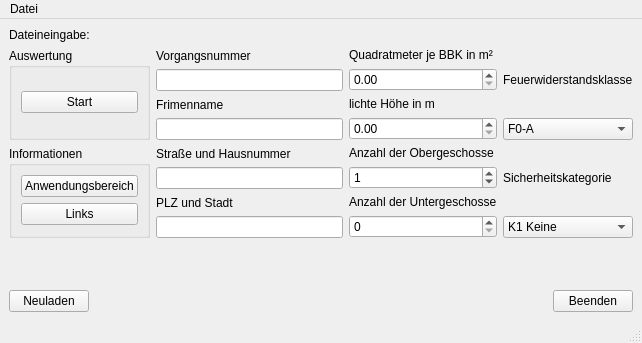
<?xml version="1.0" encoding="UTF-8"?>
<ui version="4.0">
 <class>MainWindow</class>
 <widget class="QMainWindow" name="MainWindow">
  <property name="geometry">
   <rect>
    <x>0</x>
    <y>0</y>
    <width>642</width>
    <height>343</height>
   </rect>
  </property>
  <property name="minimumSize">
   <size>
    <width>624</width>
    <height>343</height>
   </size>
  </property>
  <property name="windowTitle">
   <string>Industriebaurichtlinie 2015</string>
  </property>
  <widget class="QWidget" name="centralwidget">
   <layout class="QVBoxLayout" name="verticalLayout_2">
    <item>
     <widget class="QLabel" name="label_2">
      <property name="text">
       <string>Dateineingabe:</string>
      </property>
     </widget>
    </item>
    <item>
     <layout class="QHBoxLayout" name="horizontalLayout">
      <item>
       <layout class="QVBoxLayout" name="verticalLayout_5">
        <item>
         <widget class="QGroupBox" name="verticalGroupBox_3">
          <property name="title">
           <string>Auswertung</string>
          </property>
          <layout class="QVBoxLayout" name="verticalLayout_3">
           <item>
            <widget class="QPushButton" name="pushStart">
             <property name="text">
              <string>Start</string>
             </property>
            </widget>
           </item>
          </layout>
         </widget>
        </item>
        <item>
         <widget class="QGroupBox" name="verticalGroupBox">
          <property name="title">
           <string>Informationen</string>
          </property>
          <layout class="QVBoxLayout" name="verticalLayout">
           <item>
            <widget class="QPushButton" name="pushAnw">
             <property name="text">
              <string>Anwendungsbereich</string>
             </property>
            </widget>
           </item>
           <item>
            <widget class="QPushButton" name="pushLin">
             <property name="text">
              <string>Links</string>
             </property>
            </widget>
           </item>
          </layout>
         </widget>
        </item>
       </layout>
      </item>
      <item>
       <layout class="QVBoxLayout" name="verticalLayout_4">
        <item>
         <widget class="QLabel" name="label_8">
          <property name="text">
           <string>Vorgangsnummer</string>
          </property>
         </widget>
        </item>
        <item>
         <widget class="QLineEdit" name="fileEdit"/>
        </item>
        <item>
         <widget class="QLabel" name="label_10">
          <property name="text">
           <string>Frimenname</string>
          </property>
         </widget>
        </item>
        <item>
         <widget class="QLineEdit" name="nameEdit"/>
        </item>
        <item>
         <widget class="QLabel" name="label_11">
          <property name="text">
           <string>Straße und Hausnummer</string>
          </property>
         </widget>
        </item>
        <item>
         <widget class="QLineEdit" name="streetEdit"/>
        </item>
        <item>
         <widget class="QLabel" name="label_12">
          <property name="text">
           <string>PLZ und Stadt</string>
          </property>
         </widget>
        </item>
        <item>
         <widget class="QLineEdit" name="townEdit"/>
        </item>
       </layout>
      </item>
      <item>
       <layout class="QVBoxLayout" name="verticalLayout_6">
        <item>
         <widget class="QLabel" name="label_4">
          <property name="text">
           <string>Quadratmeter je BBK in m²</string>
          </property>
         </widget>
        </item>
        <item>
         <widget class="QDoubleSpinBox" name="squareSpinBox">
          <property name="maximum">
           <double>999999.000000000000000</double>
          </property>
         </widget>
        </item>
        <item>
         <widget class="QLabel" name="label_9">
          <property name="text">
           <string>lichte Höhe in m</string>
          </property>
         </widget>
        </item>
        <item>
         <widget class="QDoubleSpinBox" name="heightSpinBox"/>
        </item>
        <item>
         <widget class="QLabel" name="label_7">
          <property name="text">
           <string>Anzahl der Obergeschosse</string>
          </property>
         </widget>
        </item>
        <item>
         <widget class="QSpinBox" name="topSpinBox">
          <property name="value">
           <number>1</number>
          </property>
         </widget>
        </item>
        <item>
         <widget class="QLabel" name="label_5">
          <property name="text">
           <string>Anzahl der Untergeschosse</string>
          </property>
         </widget>
        </item>
        <item>
         <widget class="QSpinBox" name="subSpinBox"/>
        </item>
       </layout>
      </item>
      <item>
       <layout class="QVBoxLayout" name="verticalLayout_7">
        <item>
         <layout class="QVBoxLayout" name="verticalLayout_8">
          <item>
           <widget class="QLabel" name="label_3">
            <property name="text">
             <string>Feuerwiderstandsklasse</string>
            </property>
           </widget>
          </item>
          <item>
           <widget class="QComboBox" name="baustoffCombo">
            <item>
             <property name="text">
              <string>F0-A</string>
             </property>
            </item>
            <item>
             <property name="text">
              <string>F30</string>
             </property>
            </item>
            <item>
             <property name="text">
              <string>F60-A</string>
             </property>
            </item>
            <item>
             <property name="text">
              <string>F90-A</string>
             </property>
            </item>
           </widget>
          </item>
         </layout>
        </item>
        <item>
         <layout class="QVBoxLayout" name="verticalLayout_9">
          <item>
           <widget class="QLabel" name="label">
            <property name="text">
             <string>Sicherheitskategorie</string>
            </property>
           </widget>
          </item>
          <item>
           <widget class="QComboBox" name="sicherheitsCombo">
            <item>
             <property name="text">
              <string>K1 Keine</string>
             </property>
            </item>
            <item>
             <property name="text">
              <string>K2 BMA</string>
             </property>
            </item>
            <item>
             <property name="text">
              <string>K3.1 Staffel</string>
             </property>
            </item>
            <item>
             <property name="text">
              <string>K3.2 Gruppe</string>
             </property>
            </item>
            <item>
             <property name="text">
              <string>K3.3 2 Staffel</string>
             </property>
            </item>
            <item>
             <property name="text">
              <string>K3.4 3 Staffel</string>
             </property>
            </item>
            <item>
             <property name="text">
              <string>K4 Sprinkler</string>
             </property>
            </item>
           </widget>
          </item>
         </layout>
        </item>
       </layout>
      </item>
     </layout>
    </item>
    <item>
     <spacer name="verticalSpacer">
      <property name="orientation">
       <enum>Qt::Vertical</enum>
      </property>
      <property name="sizeHint" stdset="0">
       <size>
        <width>20</width>
        <height>40</height>
       </size>
      </property>
     </spacer>
    </item>
    <item>
     <layout class="QHBoxLayout" name="horizontalLayout_2">
      <item>
       <widget class="QPushButton" name="pushNeu">
        <property name="text">
         <string>Neuladen</string>
        </property>
       </widget>
      </item>
      <item>
       <spacer name="horizontalSpacer">
        <property name="orientation">
         <enum>Qt::Horizontal</enum>
        </property>
        <property name="sizeHint" stdset="0">
         <size>
          <width>40</width>
          <height>20</height>
         </size>
        </property>
       </spacer>
      </item>
      <item>
       <widget class="QPushButton" name="pushBeenden">
        <property name="text">
         <string>Beenden</string>
        </property>
       </widget>
      </item>
     </layout>
    </item>
   </layout>
   <zorder>label_7</zorder>
   <zorder>verticalLayoutWidget_2</zorder>
   <zorder>label_2</zorder>
   <zorder>verticalSpacer</zorder>
  </widget>
  <widget class="QMenuBar" name="menubar">
   <property name="geometry">
    <rect>
     <x>0</x>
     <y>0</y>
     <width>642</width>
     <height>19</height>
    </rect>
   </property>
   <widget class="QMenu" name="menuFile">
    <property name="title">
     <string>Datei</string>
    </property>
   </widget>
   <addaction name="menuFile"/>
  </widget>
  <widget class="QStatusBar" name="statusbar"/>
 </widget>
 <resources/>
 <connections/>
</ui>
